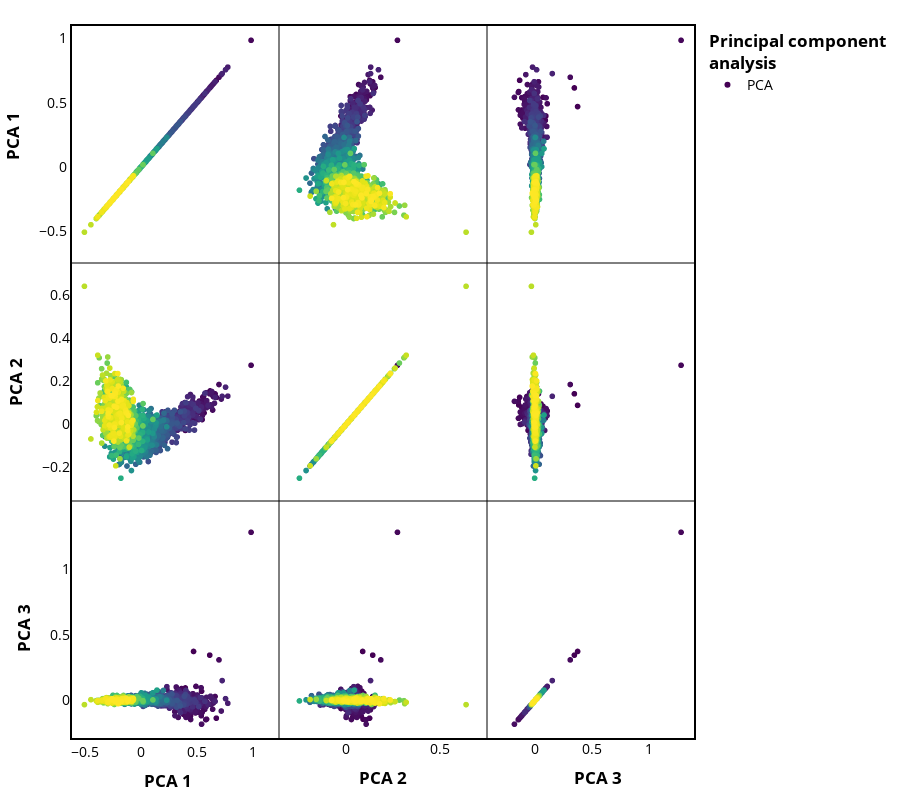

The notebook cell saved with this chart:
### Code cell
# Get the number of data.
length: int = transform_data_pca[0].shape[0]

# Create a new figure.
plot_pca: object = go.Figure()
# To plot colors.
viridis: object = cm.get_cmap("viridis", length)
color: "list[str]" = []

# Transform object colors to hexadecimal colors codes.
for i in range(length):
    color += [colors.rgb2hex(viridis(i))]

# Multiple scatter plot.
plot_pca.add_trace(go.Splom(
    dimensions=[dict(label="<b>PCA 1</b>", values=transform_data_pca[0]),
                dict(label="<b>PCA 2</b>", values=transform_data_pca[1]),
                dict(label="<b>PCA 3</b>", values=transform_data_pca[2])],
    marker=dict(color=color),
    name="PCA"
))

# Add the rectangle border.
plot_pca.add_shape(
    type="rect",
    xref="paper",
    yref="paper",
    x0=0,
    y0=0,
    x1=1,
    y1=1,
    line=dict(color="black", width=2)
)

# Add a sub-rectangle border.
plot_pca.add_shape(
    type="rect",
    xref="paper",
    yref="paper",
    x0=1/3,
    y0=0,
    x1=2/3,
    y1=1,
    line=dict(color="black", width=1)
)

# Add a sub-rectangle border.
plot_pca.add_shape(
    type="rect",
    xref="paper",
    yref="paper",
    x0=0,
    y0=1/3,
    x1=1,
    y1=2/3,
    line=dict(color="black", width=1)
)

plot_pca.update_traces()

# Modify general plot properties.
plot_pca.update_layout(
    plot_bgcolor="white",
    legend_title="<b>Principal component<br />analysis</b>",
    margin=dict(l=20, r=20, t=25, b=20),
    height=800,
    font=dict(size=14, color="black")
)

plot_pca["data"][0]["showlegend"]=True

# Modify axis properties.
plot_pca.update_xaxes(showline=True, linewidth=1, linecolor="black")
plot_pca.update_yaxes(showline=True, linewidth=1, linecolor="black")

# Show the plot.
plot_pca.show()

### Figure 1 — Plotly figure (JSON) as saved in the notebook; plotly's stock layout.template omitted (floating-point values rounded to 4 significant figures; data arrays with more than 128 entries replaced by an {"elided": "..."} marker saying what was removed)
{"data": [{"dimensions": [{"label": "<b>PCA 1</b>", "values": {"elided": "1916 float values"}}, {"label": "<b>PCA 2</b>", "values": {"elided": "1916 float values"}}, {"label": "<b>PCA 3</b>", "values": {"elided": "1916 float values"}}], "marker": {"color": {"elided": "1916 str values"}}, "name": "PCA", "showlegend": true, "type": "splom"}], "layout": {"font": {"color": "black", "size": 14}, "height": 800, "legend": {"title": {"text": "<b>Principal component<br />analysis</b>"}}, "margin": {"b": 20, "l": 20, "r": 20, "t": 25}, "plot_bgcolor": "white", "shapes": [{"line": {"color": "black", "width": 2}, "type": "rect", "x0": 0, "x1": 1, "xref": "paper", "y0": 0, "y1": 1, "yref": "paper"}, {"line": {"color": "black", "width": 1}, "type": "rect", "x0": 0.3333, "x1": 0.6667, "xref": "paper", "y0": 0, "y1": 1, "yref": "paper"}, {"line": {"color": "black", "width": 1}, "type": "rect", "x0": 0, "x1": 1, "xref": "paper", "y0": 0.3333, "y1": 0.6667, "yref": "paper"}], "xaxis": {"linecolor": "black", "linewidth": 1, "showline": true}, "yaxis": {"linecolor": "black", "linewidth": 1, "showline": true}}}
